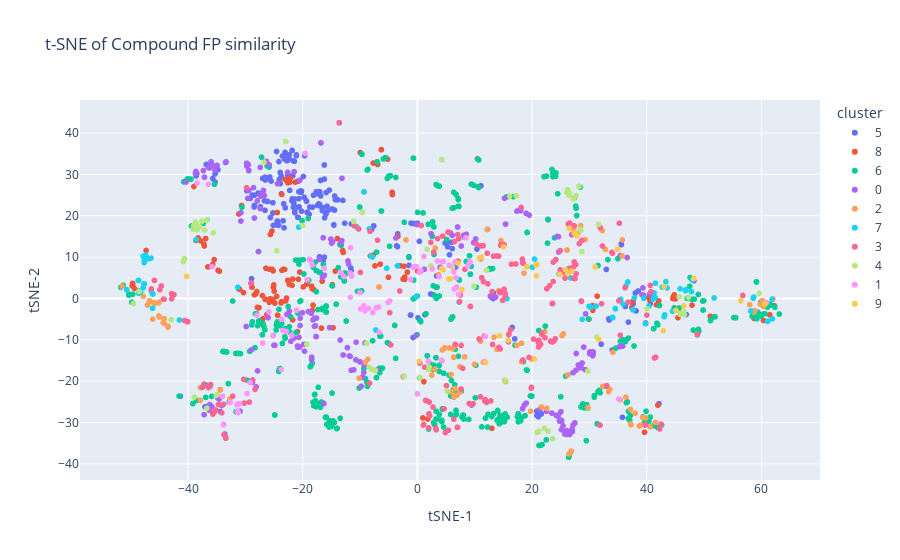

Notebook source saved alongside this figure:
### Code cell
tsne_df = pd.DataFrame(tsne_results, columns=['tSNE-1', 'tSNE-2'])
tsne_df['cluster'] = analogs.cluster_label.astype(str).to_list()
fig = px.scatter(tsne_df, x='tSNE-1', y='tSNE-2', 
                 color='cluster',
                 title='t-SNE of Compound FP similarity')
fig.show()
